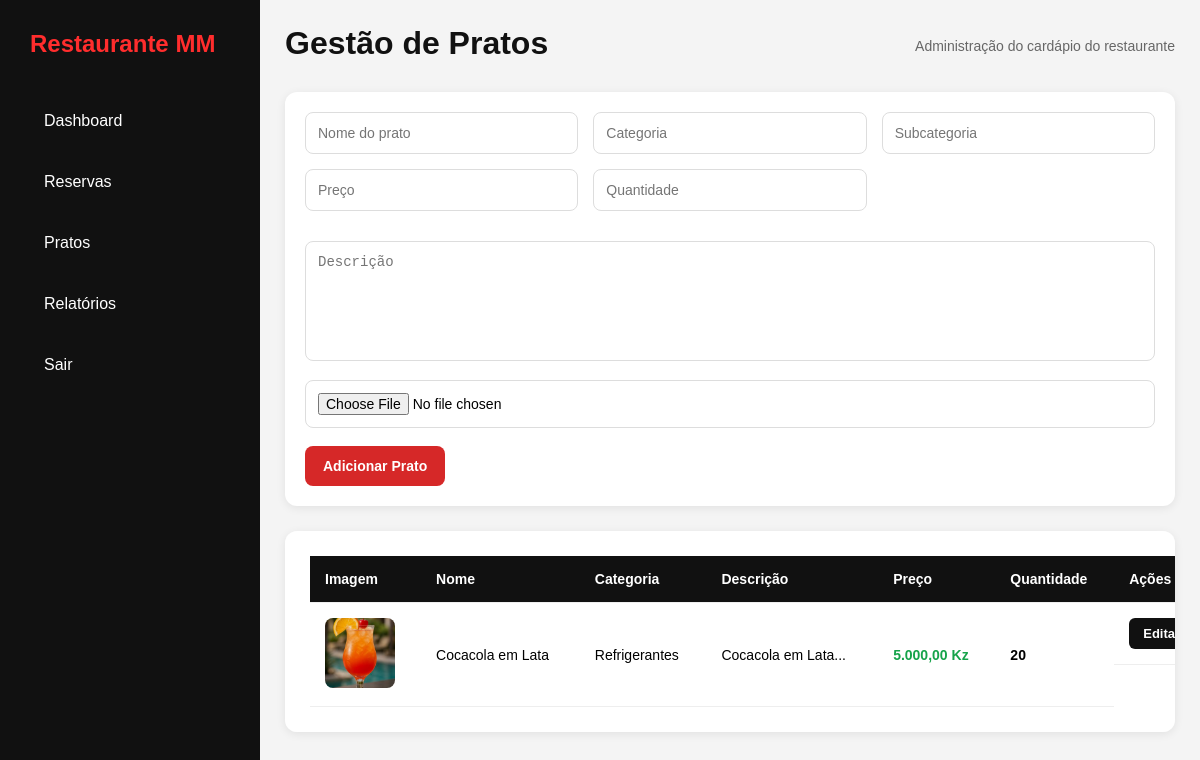
Screenshot of /admin/pratos.php (signed in) with the database file from the repository.
### tables this page shows
CREATE TABLE `pratos` (
  `id` int(11) NOT NULL,
  `nome` varchar(75) NOT NULL,
  `preco` double NOT NULL,
  `qtdprato` int(11) NOT NULL,
  `descricao` varchar(555) NOT NULL,
  `categoria` varchar(455) NOT NULL,
  `subcategoria` varchar(255) NOT NULL,
  `imagem` varchar(555) NOT NULL
);

### admin/pratos.php (the view, shortened to what this page needs)
<?php
$conn = new mysqli("localhost", "root", "", "restaurante");
$conn->set_charset("utf8mb4");
$pratos = $conn->query("
    SELECT *
    FROM pratos
    ORDER BY id DESC
");
?>
<!DOCTYPE html>
<html lang="pt">
<head>
<link rel="stylesheet" href="dashboard.css">
</head>
<body>
<?php include "sidebar.php"; ?>
<div class="main">
    <div class="topbar">
        <h1>Gestão de Pratos</h1>
        <span class="subtitulo">
            Administração do cardápio do restaurante
        </span>
    </div>
    <div class="form-box">
        <form method="POST"
        enctype="multipart/form-data">
            <div class="grid-form">
                <input type="text"
                name="nome"
                placeholder="Nome do prato"
                required>
                <input type="text"
                name="categoria"
                placeholder="Categoria"
                required>
                <input type="text"
name="subcategoria"
placeholder="Subcategoria"
required>
                <input type="number"
                step="0.01"
                name="preco"
                placeholder="Preço"
                required>
                <input type="number"
                name="quantidade"
                placeholder="Quantidade"
                required>
            </div>
            <textarea
            name="descricao"
            placeholder="Descrição"
            required></textarea>
            <input type="file"
            name="imagem"
            required>
            <br><br>
            <button type="submit">
                Adicionar Prato
            </button>
        </form>
    </div>
    <div class="table-box">
        <table>
            <thead>
                <tr>
                    <th>Imagem</th>
                    <th>Nome</th>
                    <th>Categoria</th>
                    <th>Descrição</th>
                    <th>Preço</th>
                    <th>Quantidade</th>
                    <th>Ações</th>
                </tr>
            </thead>
            <tbody>
            <?php while($p = $pratos->fetch_assoc()) { ?>
                <?php
                $classe_stock = "";
                ?>
                <tr>
                    <td>
                        <img src="uploads/<?= htmlspecialchars($p['imagem']) ?>">
                    </td>
                    <td>
                        <?= htmlspecialchars($p['nome']) ?>
                    </td>
                    <td>
                        <?= htmlspecialchars($p['categoria']) ?>
                    </td>
                    <td>
                        <?= htmlspecialchars($p['descricao']) ?>
                    </td>
                    <td class="preco">
                        <?= number_format($p['preco'], 2, ',', '.') ?> Kz
                    </td>
                    <td class="stock <?= $classe_stock ?>">
                        <?= $p['qtdprato'] ?>
                    </td>
                    <td class="acoes">
    <button
class="btn editar"
onclick="abrirModal(
'<?= $p['id'] ?>',
'<?= htmlspecialchars($p['nome']) ?>',
'<?= htmlspecialchars($p['categoria']) ?>',
'<?= htmlspecialchars($p['subcategoria']) ?>',
'<?= $p['preco'] ?>',
'<?= $p['qtdprato'] ?>',
'<?= htmlspecialchars($p['descricao']) ?>'
)">
Editar
</button>
</td>
                </tr>
            <?php } ?>
            </tbody>
        </table>
    </div>
</div>
</body>
</html>

### assets/css/dashboard.css (style rules this page uses)
* { margin:0; padding:0; box-sizing:border-box; }
body { background:#f5f5f5; font-family:Arial, sans-serif; display:flex; }
.main { margin-left:260px; width:calc(100% - 260px); padding:30px; }
.topbar { display:flex; justify-content:space-between; align-items:center; margin-bottom:30px; gap:20px; }
.topbar h1 { color:#111; margin-bottom:5px; }
.subtitulo { color:#666; font-size:14px; }
.table-box { background:white; border-radius:18px; padding:25px; overflow:auto; }
table { width:100%; border-collapse:collapse; }
table thead { background:#111; color:white; }
table th, table td { padding:15px; border-bottom:1px solid #eee; text-align:left; }
table img { width:70px; height:70px; object-fit:cover; border-radius:10px; }
.btn { padding:10px 14px; border-radius:8px; color:white; text-decoration:none; font-size:13px; display:inline-block; transition:0.3s; }
.form-box { background:white; padding:25px; border-radius:18px; margin-bottom:25px; box-shadow:0 5px 15px rgba(0,0,0,0.08); }
.grid-form { display:grid; grid-template-columns:1fr 1fr; gap:15px; margin-bottom:15px; }
.form-box input, .form-box textarea { width:100%; padding:14px; border:1px solid #ddd; border-radius:10px; font-size:14px; }
.form-box textarea { height:120px; resize:none; margin-bottom:15px; }
.form-box button { background:#ff2d2d; color:white; border:none; padding:14px 20px; border-radius:10px; cursor:pointer; font-size:15px; }
.acoes { display:flex; gap:10px; flex-wrap:wrap; }
body { background:#f4f4f4; font-family:Arial; }
.form-box, .table-box { background:#fff; padding:25px; border-radius:15px; box-shadow:0 5px 20px rgba(0,0,0,0.08); margin-bottom:30px; }
.grid-form { display:grid; grid-template-columns:repeat(auto-fit,minmax(220px,1fr)); gap:15px; }
.grid-form input, textarea, input[type=file] { width:100%; padding:14px; border:1px solid #ddd; border-radius:10px; }
textarea { min-height:120px; margin-top:15px; resize:none; }
button { background:red; color:#fff; border:none; padding:14px 25px; border-radius:10px; font-weight:bold; cursor:pointer; }
table th { background:#111; color:#fff; padding:15px; text-align:left; }
table td { padding:15px; border-bottom:1px solid #eee; }
table img { width:80px; height:80px; object-fit:cover; border-radius:10px; }
.preco { color:red; font-weight:bold; }
.acoes { display:flex; gap:10px; }
.btn { padding:10px 15px; border-radius:8px; text-decoration:none; color:white; font-size:14px; }
.editar { background:#111; }
.main { padding:25px; }
.topbar { margin-bottom:25px; }
.form-box { background:white; padding:20px; border-radius:12px; margin-bottom:25px; box-shadow:0 2px 10px rgba(0,0,0,0.08); }
.grid-form { display:grid; grid-template-columns:repeat(auto-fit,minmax(220px,1fr)); gap:15px; margin-bottom:15px; }
.form-box input, .form-box textarea { width:100%; padding:12px; border:1px solid #ddd; border-radius:8px; outline:none; font-size:14px; }
.form-box textarea { resize:none; min-height:100px; margin-bottom:15px; }
.form-box button { background: #d62828; color: white; border:none; padding:12px 18px; border-radius:8px; cursor:pointer; font-size:14px; font-weight:bold; }
.table-box { width:100%; overflow-x:auto; background:white; border-radius:12px; box-shadow:0 2px 10px rgba(0,0,0,0.08); }
table { width:100%; border-collapse:collapse; min-width:1000px; }
thead { background:#111; color:white; }
th { padding:15px; text-align:left; font-size:14px; }
td { padding:15px; border-bottom:1px solid #eee; font-size:14px; vertical-align:middle; }
td img { width:70px; height:70px; border-radius:8px; object-fit:cover; }
.preco { color:#16a34a; font-weight:bold; }
.stock { font-weight:bold; }
.btn { display:inline-block; padding:8px 14px; border-radius:6px; text-decoration:none; font-size:13px; font-weight:bold; color:white; }

### rows the page displays
pratos: imagem (picture), nome "Cocacola em Lata", categoria "Refrigerantes", descricao "Cocacola em Lata...", preco "5.000,00", qtdprato "20"
